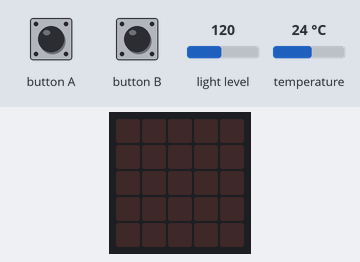
This program was run on a simulated BBC micro:bit (MakeCode). On the bench: the board's 5×5 LED display. The test bench sets the inputs (shaded band); at power-on: light level 120, temperature 24 °C. What the program prints to the serial console is not drawn.

Above: at 1.2 s.
1.3 s: button A pressed for 0.15 s
At 2.5 s:
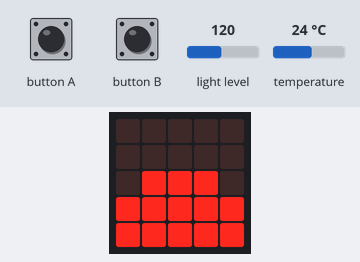
2.9 s: light level set to 5
At 4.1 s:
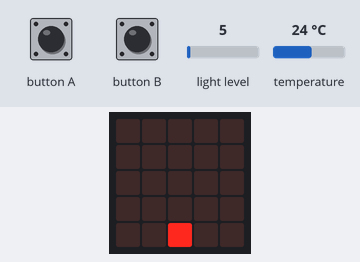
4.4 s: button B pressed for 0.15 s
At 4.9 s:
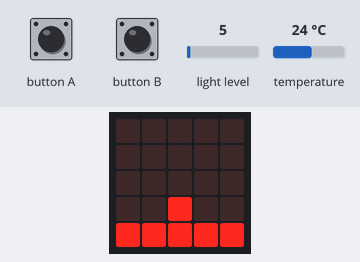
6.0 s: temperature set to 12 °C
At 6.6 s:
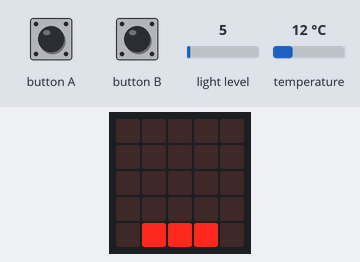
7.5 s: temperature set to 28 °C
At 8.7 s:
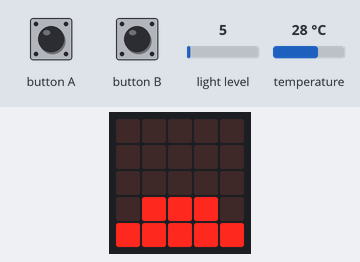
9.0 s: temperature set to 33 °C
At 10.1 s:
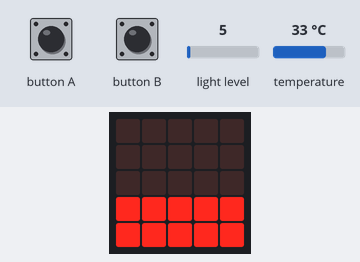
Timing chart, 0 to 9.3 s (numbered marks = the images above; inputs shaded):
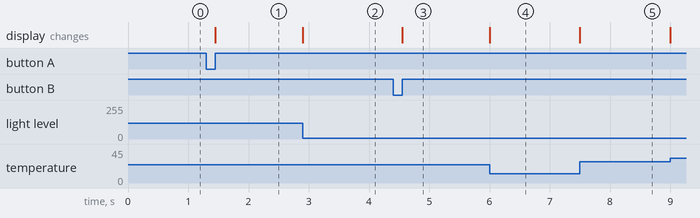

The program:

main.ts
```typescript
input.onButtonPressed(Button.A, function () {
    while (true) {
        led.plotBarGraph(
        input.lightLevel(),
        255
        )
        if (input.buttonIsPressed(Button.B)) {
            break;
        }
    }
})
input.onButtonPressed(Button.B, function () {
    while (true) {
        led.plotBarGraph(
        input.temperature(),
        100
        )
        if (input.buttonIsPressed(Button.A)) {
            break;
        }
    }
})
basic.forever(function () {

})
```

test.ts
```typescript
// 在這裡測試；當此封包作為擴充功能時，將不會編譯此內容。
```

Measured:
- after the input at 1.3 s, the display: changes after 0.15 s (image 1)
- after the input at 2.9 s, the display: changes at once (image 2)
- after the input at 4.4 s, the display: changes after 0.15 s (image 3)
- after the input at 6.0 s, the display: changes at once (image 4)
- after the input at 7.5 s, the display: changes at once (image 5)
